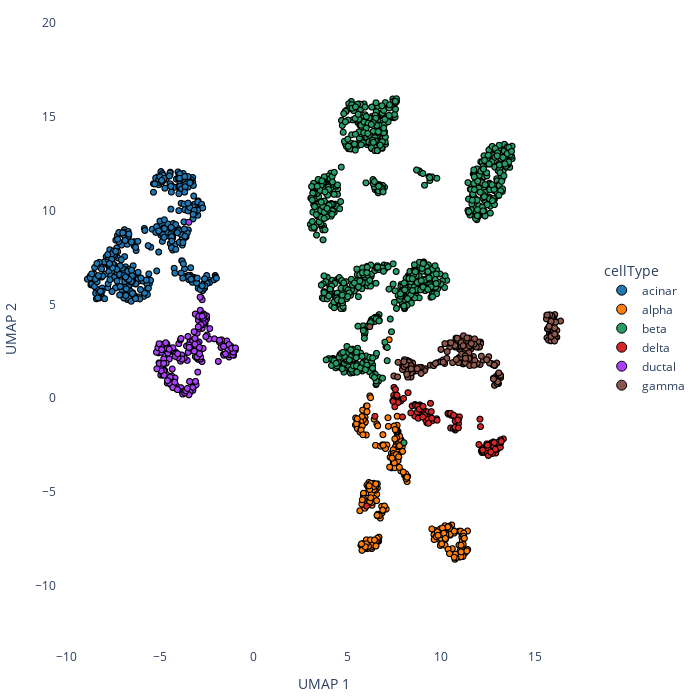

Notebook cell for this chart:
### Code cell
sc.tl.umap(adata)
scout.ply.projection(adata, hue=params["cell_type_key"])

### Figure 1 — Plotly figure (JSON) as saved in the notebook; plotly's stock layout.template omitted (floating-point values rounded to 4 significant figures; data arrays with more than 128 entries replaced by an {"elided": "..."} marker saying what was removed)
{"data": [{"hovertemplate": "UMAP 1: %{x:.1f}<br>UMAP 2: %{y:.1f}", "legendgroup": "ductal", "marker": {"color": "#1f77b4", "line": {"color": "black", "width": 1}, "opacity": 1, "size": 6, "symbol": "circle"}, "mode": "markers", "name": "ductal", "showlegend": false, "type": "scattergl", "x": {"elided": "386 float values"}, "xaxis": "x", "y": {"elided": "386 float values"}, "yaxis": "y"}, {"hovertemplate": "UMAP 1: %{x:.1f}<br>UMAP 2: %{y:.1f}", "legendgroup": "beta", "marker": {"color": "#ff7f0e", "line": {"color": "black", "width": 1}, "opacity": 1, "size": 6, "symbol": "circle"}, "mode": "markers", "name": "beta", "showlegend": false, "type": "scattergl", "x": {"elided": "270 float values"}, "xaxis": "x", "y": {"elided": "270 float values"}, "yaxis": "y"}, {"hovertemplate": "UMAP 1: %{x:.1f}<br>UMAP 2: %{y:.1f}", "legendgroup": "alpha", "marker": {"color": "#279e68", "line": {"color": "black", "width": 1}, "opacity": 1, "size": 6, "symbol": "circle"}, "mode": "markers", "name": "alpha", "showlegend": false, "type": "scattergl", "x": {"elided": "886 float values"}, "xaxis": "x", "y": {"elided": "886 float values"}, "yaxis": "y"}, {"hovertemplate": "UMAP 1: %{x:.1f}<br>UMAP 2: %{y:.1f}", "legendgroup": "delta", "marker": {"color": "#d62728", "line": {"color": "black", "width": 1}, "opacity": 1, "size": 6, "symbol": "circle"}, "mode": "markers", "name": "delta", "showlegend": false, "type": "scattergl", "x": [8.59, 8.855, 10.92, 7.461, 12.31, 12.17, 7.93, 8.773, 7.567, 10.73, 12.42, 12.13, 13.31, 10.61, 9.383, 9.754, 7.635, 10.92, 9.228, 12.55, 7.753, 9.025, 12.61, 12.78, 12.62, 9.228, 8.444, 9.214, 13.01, 10.39, 9.407, 9.509, 8.92, 13.17, 7.478, 12.91, 13.16, 6.459, 7.847, 12.19, 13.08, 12.01, 8.969, 9.176, 8.881, 6.015, 8.808, 12.09, 8.718, 12.35, 9.136, 10.68, 10.36, 10.74, 8.602, 10.5, 12.34, 12.42, 10.65, 9.022, 12.95, 12.67, 8.914, 10.89, 10.75, 7.553, 12.93, 7.989, 13.15, 7.637, 13.17, 8.633, 13.03, 9.773, 10.74, 8.742, 12.74, 12.24, 7.416, 12.52, 12.46, 8.832, 10.74, 12.46, 12.8, 7.693, 10.74, 9.093, 12.83, 9.424, 12.72, 9.022, 12.88, 10.97, 13.19, 9.309, 12.06, 9.319, 9.011, 12.51, 9.497, 10.91, 10.55, 12.21, 10.46, 7.433, 10.5, 10.89, 8.226, 9.466, 8.375, 10.66, 12.64, 7.519], "xaxis": "x", "y": [-0.9565, -0.3623, -1.355, 0.1376, -2.634, -2.902, -1.004, -1.076, 0.04794, -0.9766, -2.442, -2.81, -2.177, -0.9068, -1.137, -1.104, -0.1464, -1.145, -0.9445, -2.715, -0.08371, -0.5689, -2.518, -2.34, -2.447, -1.314, -0.4157, -0.7209, -2.707, -0.8634, -1.185, -1.212, -0.7484, -2.25, 0.5701, -2.929, -2.227, -0.9727, -0.1502, -2.857, -2.636, -2.477, -0.4817, -1.18, -0.4305, -5.76, -0.649, -1.521, -0.7439, -2.829, -0.9693, -1.6, -0.8191, -1.701, -0.3443, -1.598, -2.906, -2.582, -1.626, -0.6008, -2.733, -2.392, -0.6271, -1.012, -1.037, 0.4586, -2.54, -0.02184, -2.623, 0.1511, -2.379, -0.3885, -2.356, -1.182, -1.602, -0.4306, -2.418, -2.863, -0.1423, -2.76, -2.511, -0.5864, -1.554, -2.948, -2.586, -0.236, -1.218, -0.905, -2.378, -0.2789, -2.956, -0.4403, -2.738, -1.0, -2.31, -1.126, -1.125, -1.346, -1.009, -3.062, -1.07, -1.588, -0.9228, -2.774, -0.816, -0.1785, -0.813, -1.169, 0.2883, -0.7213, -0.7864, -0.9167, -2.877, -0.4633], "yaxis": "y"}, {"hovertemplate": "UMAP 1: %{x:.1f}<br>UMAP 2: %{y:.1f}", "legendgroup": "acinar", "marker": {"color": "#aa40fc", "line": {"color": "black", "width": 1}, "opacity": 1, "size": 6, "symbol": "circle"}, "mode": "markers", "name": "acinar", "showlegend": false, "type": "scattergl", "x": {"elided": "185 float values"}, "xaxis": "x", "y": {"elided": "185 float values"}, "yaxis": "y"}, {"hovertemplate": "UMAP 1: %{x:.1f}<br>UMAP 2: %{y:.1f}", "legendgroup": "gamma", "marker": {"color": "#8c564b", "line": {"color": "black", "width": 1}, "opacity": 1, "size": 6, "symbol": "circle"}, "mode": "markers", "name": "gamma", "showlegend": false, "type": "scattergl", "x": {"elided": "197 float values"}, "xaxis": "x", "y": {"elided": "197 float values"}, "yaxis": "y"}, {"marker": {"color": "#1f77b4", "line": {"color": "black", "width": 1}, "size": 10}, "mode": "markers", "name": "acinar", "showlegend": true, "type": "scatter", "x": [null], "y": [null]}, {"marker": {"color": "#ff7f0e", "line": {"color": "black", "width": 1}, "size": 10}, "mode": "markers", "name": "alpha", "showlegend": true, "type": "scatter", "x": [null], "y": [null]}, {"marker": {"color": "#279e68", "line": {"color": "black", "width": 1}, "size": 10}, "mode": "markers", "name": "beta", "showlegend": true, "type": "scatter", "x": [null], "y": [null]}, {"marker": {"color": "#d62728", "line": {"color": "black", "width": 1}, "size": 10}, "mode": "markers", "name": "delta", "showlegend": true, "type": "scatter", "x": [null], "y": [null]}, {"marker": {"color": "#aa40fc", "line": {"color": "black", "width": 1}, "size": 10}, "mode": "markers", "name": "ductal", "showlegend": true, "type": "scatter", "x": [null], "y": [null]}, {"marker": {"color": "#8c564b", "line": {"color": "black", "width": 1}, "size": 10}, "mode": "markers", "name": "gamma", "showlegend": true, "type": "scatter", "x": [null], "y": [null]}], "layout": {"autosize": false, "height": 700, "legend": {"title": {"text": "cellType"}, "tracegroupgap": 0, "y": 0.5}, "margin": {"b": 10, "l": 10, "r": 10, "t": 10}, "paper_bgcolor": "white", "plot_bgcolor": "white", "showlegend": true, "width": 700, "xaxis": {"anchor": "y", "domain": [0, 1], "scaleanchor": "y", "scaleratio": 1, "title": {"text": "UMAP 1"}}, "yaxis": {"anchor": "x", "domain": [0, 1], "title": {"text": "UMAP 2"}}}}
